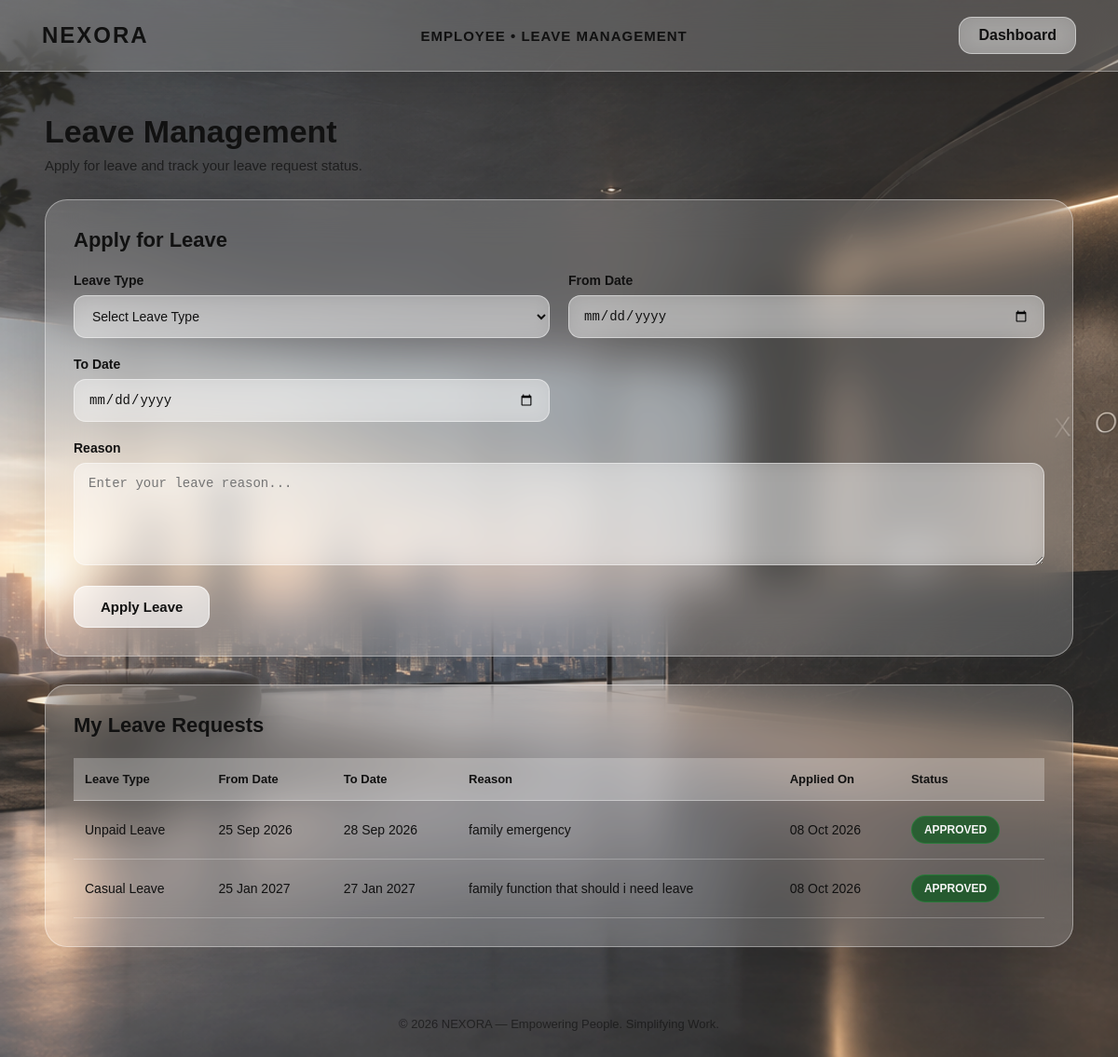
/leaves/ (signed in), run on the app's committed database.
### leaves/models.py (models this page shows, shortened)
class Leave(models.Model):
    LEAVE_TYPES = (
        ('casual', 'Casual Leave'),
        ('sick', 'Sick Leave'),
        ('earned', 'Earned Leave'),
        ('unpaid', 'Unpaid Leave'),
    )
    STATUS_CHOICES = (
        ('pending', 'Pending'),
        ('approved', 'Approved'),
        ('rejected', 'Rejected'),
    )
    employee = models.ForeignKey(
        'employees.EmployeeProfile',
        on_delete=models.CASCADE,
        related_name='leave_requests'
    )
    leave_type = models.CharField(
        max_length=20,
        choices=LEAVE_TYPES
    )
    start_date = models.DateField()
    end_date = models.DateField()
    reason = models.TextField()
    status = models.CharField(
        max_length=20,
        choices=STATUS_CHOICES,
        default='pending'
    )
    applied_on = models.DateTimeField(
        auto_now_add=True
    )

### leaves/views.py (the view, shortened to what this page needs)
@login_required
def employee_leave_management(request):
    employee = EmployeeProfile.objects.filter(
        user=request.user
    ).first()
    if not employee:
        messages.error(request, "Employee profile not found.")
        return redirect("employee_dashboard")
    leave_requests = Leave.objects.filter(
        employee=employee
    ).order_by("-applied_on")
    return render(
        request,
        "leaves/employee_leave_management.html",
        {
            "employee": employee,
            "leave_requests": leave_requests,
        },
    )

### templates/leaves/employee_leave_management.html (shortened to what this page needs)
{% load static %}
<!DOCTYPE html>
<html lang="en">
<head>
</head>
<body>
    <nav class="navbar">
        <div class="brand">
            NEXORA
        </div>
        <div class="nav-title">
            EMPLOYEE • LEAVE MANAGEMENT
        </div>
        <a
            href="{% url 'employee_dashboard' %}"
            class="dashboard-btn"
        >
            Dashboard
        </a>
    </nav>
    <main class="container">
        <div class="page-heading">
            <h1>
                Leave Management
            </h1>
            <p>
                Apply for leave and track your leave request status.
            </p>
        </div>
        <section class="glass-card">
            <h2>
                Apply for Leave
            </h2>
            <form method="POST">
                <div class="form-grid">
                    <div class="form-group">
                        <label for="leave_type">
                            Leave Type
                        </label>
                        <select
                            id="leave_type"
                            name="leave_type"
                            required
                        >
                            <option value="">
                                Select Leave Type
                            </option>
                        </select>
                    </div>
                    <div class="form-group">
                        <label for="start_date">
                            From Date
                        </label>
                        <input
                            type="date"
                            id="start_date"
                            name="start_date"
                            required
                        >
                    </div>
                    <div class="form-group">
                        <label for="end_date">
                            To Date
                        </label>
                        <input
                            type="date"
                            id="end_date"
                            name="end_date"
                            required
                        >
                    </div>
                    <div class="form-group full">
                        <label for="reason">
                            Reason
                        </label>
                        <textarea
                            id="reason"
                            name="reason"
                            placeholder="Enter your leave reason..."
                            required
                        ></textarea>
                    </div>
                </div>
                <button
                    type="submit"
                    class="apply-btn"
                >
                    Apply Leave
                </button>
            </form>
        </section>
        <section class="glass-card">
            <h2>
                My Leave Requests
            </h2>
            {% if leave_requests %}
                <div class="table-wrapper">
                    <table>
                        <thead>
                            <tr>
                                <th>
                                    Leave Type
                                </th>
                                <th>
                                    From Date
                                </th>
                                <th>
                                    To Date
                                </th>
                                <th>
                                    Reason
                                </th>
                                <th>
                                    Applied On
                                </th>
                                <th>
                                    Status
                                </th>
                            </tr>
                        </thead>
                        <tbody>
                            {% for leave in leave_requests %}
                                <tr>
                                    <td>
                                        {{ leave.get_leave_type_display }}
                                    </td>
                                    <td>
                                        {{ leave.start_date|date:"d M Y" }}
                                    </td>
                                    <td>
                                        {{ leave.end_date|date:"d M Y" }}
                                    </td>
                                    <td>
                                        {{ leave.reason }}
                                    </td>
                                    <td>
                                        {{ leave.applied_on|date:"d M Y" }}
                                    </td>
                                    <td>
                                        {% if leave.status == 'pending' %}
                                            <span class="status pending">
                                                Pending
                                            </span>
                                        {% elif leave.status == 'approved' %}
                                            <span class="status approved">
                                                Approved
                                            </span>
                                        {% elif leave.status == 'rejected' %}
                                            <span class="status rejected">
                                                Rejected
                                            </span>
                                        {% else %}
                                            <span class="status pending">
                                                {{ leave.status }}
                                            </span>
                                        {% endif %}
                                    </td>
                                </tr>
                            {% endfor %}
                        </tbody>
                    </table>
                </div>
            {% else %}
                <div class="empty">
                    No leave requests yet.
                </div>
            {% endif %}
        </section>
    </main>
    <footer>
        © 2026 NEXORA — Empowering People. Simplifying Work.
    </footer>
</body>
</html>

### data on the page
Leave: leave_type "Unpaid Leave", start_date "25 Sep 2026", end_date "28 Sep 2026", reason "family emergency", applied_on "08 Oct 2026", status "APPROVED"
Leave: leave_type "Casual Leave", start_date "25 Jan 2027", end_date "27 Jan 2027", reason "family function that should i need leave", applied_on "08 Oct 2026", status "APPROVED"
